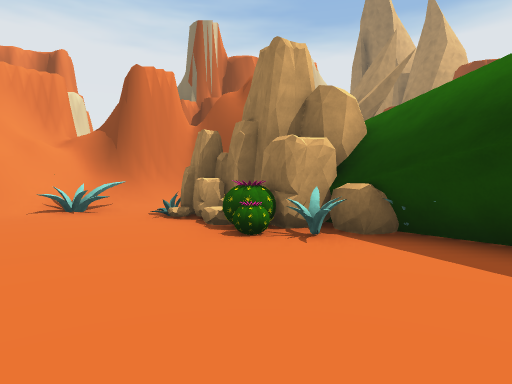
View 1 (above)

23 first-person views from a walk through a scene from a Unity 3-D project. The camera is 1.3 m above the floor, tilts 2° down and sees 75° across. The floor is counted in squares, 2 m on a side. Each view is taken from the middle of a square. On the plan, view 1 faces up. The plan holds only what a view shows up to about 10 squares ahead; the rest is blank. The place goes on beyond the plan. The player is left out. Some surface patterns are stand-ins.

View 2
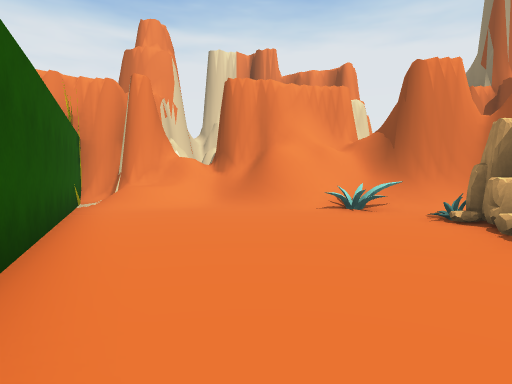

View 3
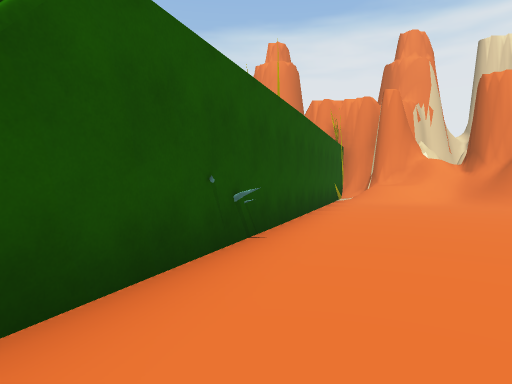

View 4
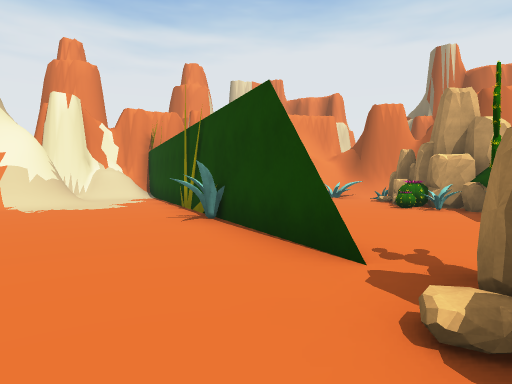

View 5
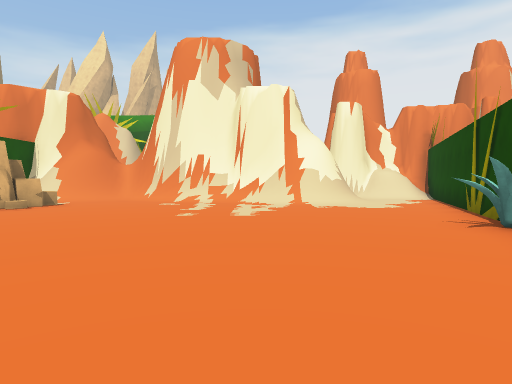

View 6
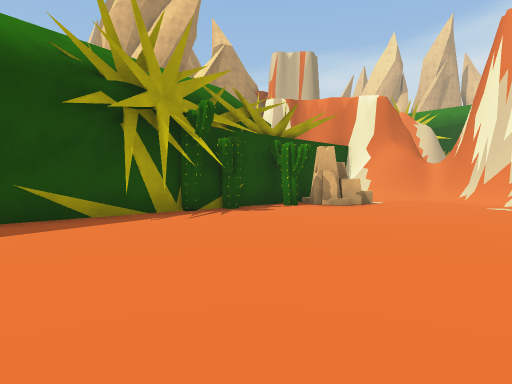

View 7
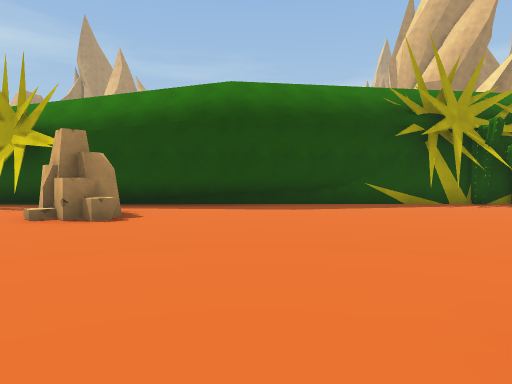

View 8
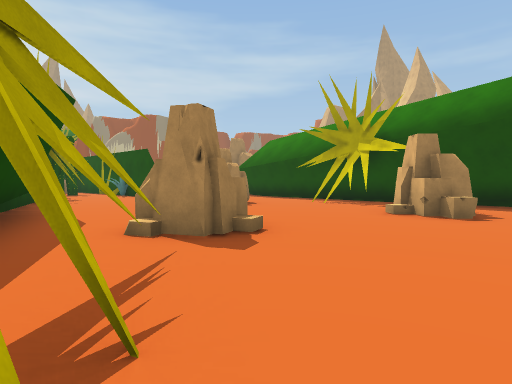

View 9
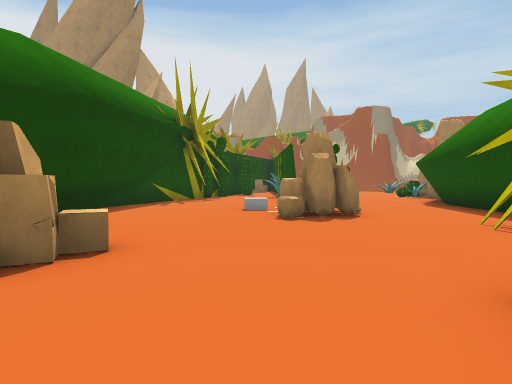

View 10
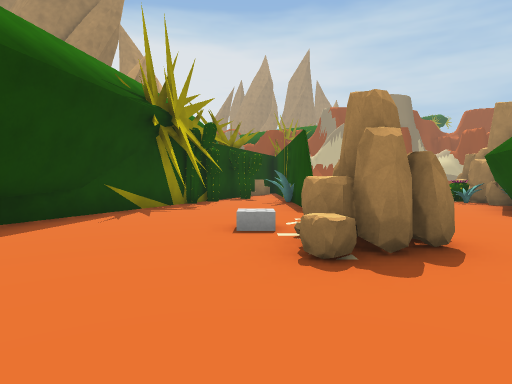

View 11
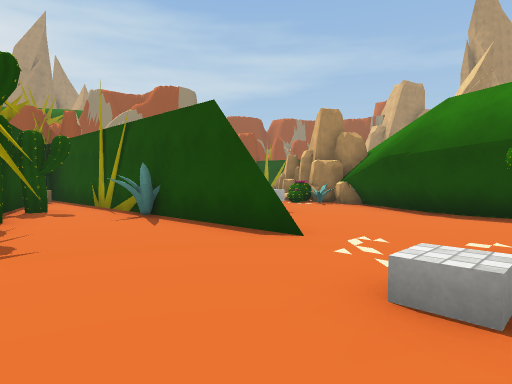

View 12
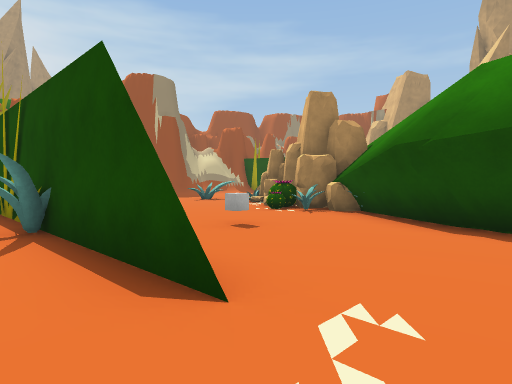

View 13
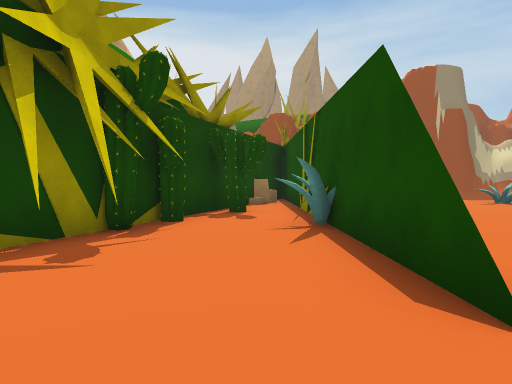

View 14
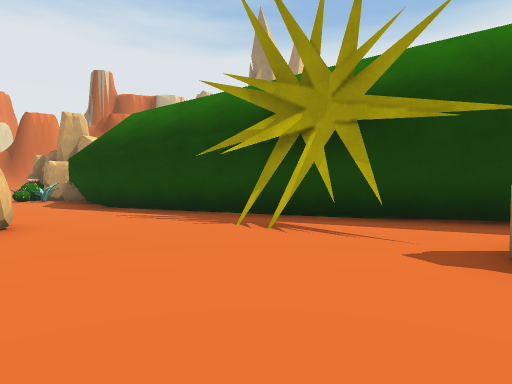

View 15
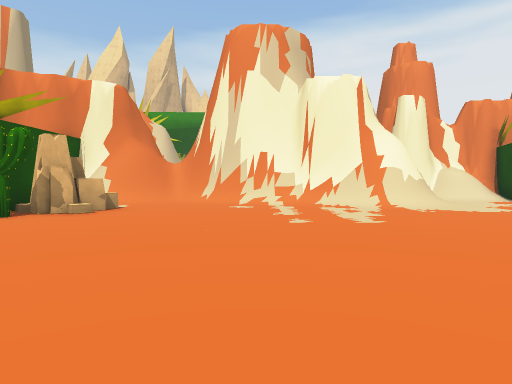

View 16
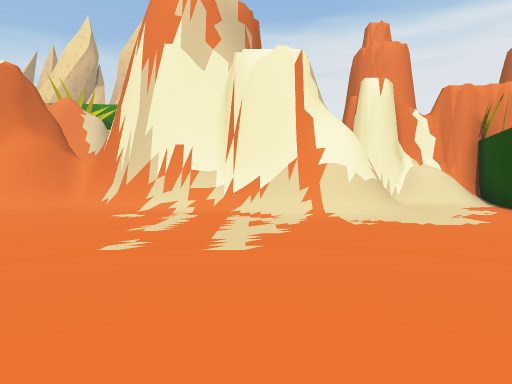

View 17
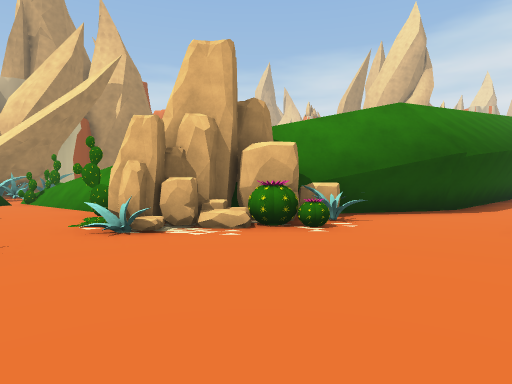

View 18
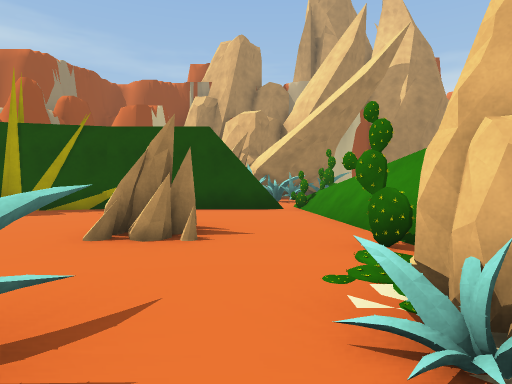

View 19
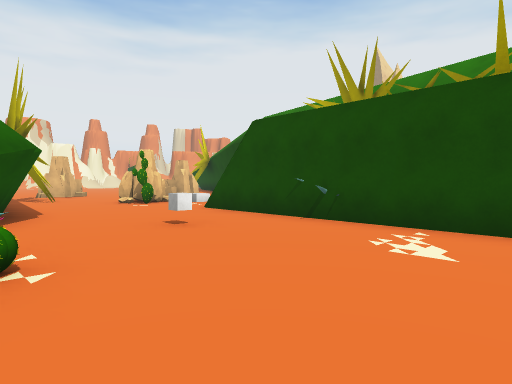

View 20
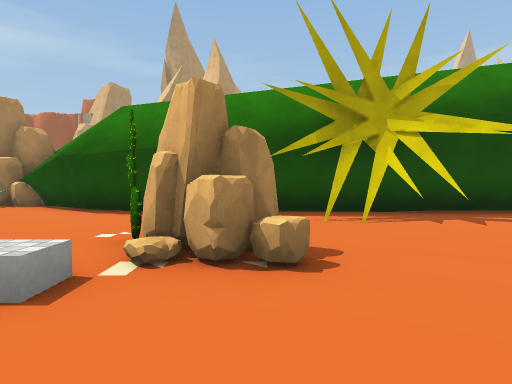

View 21
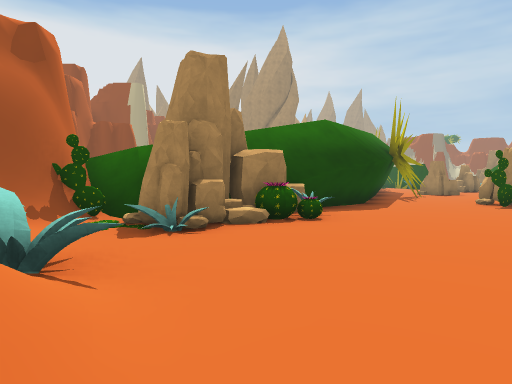

View 22
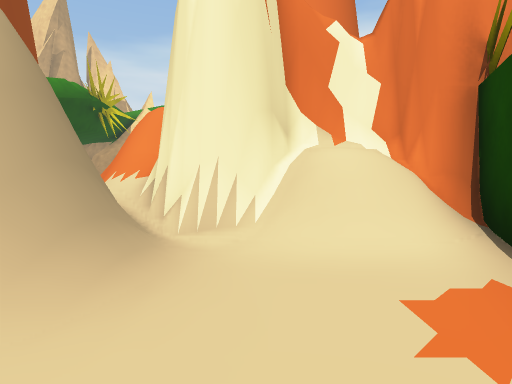

View 23
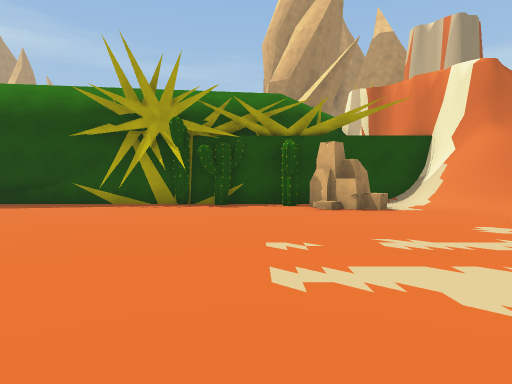

### Floor plan
Key: @ floor where view 1 was taken; # wall or solid block; x gap in a wall; . floor; / step, stairs or slope; = window, fence, low wall or low ledge; R rock; C cactus; U cube; O other object.
Columns run from 10 left of view 1 to 24 right of it. Each row starts with its distance up from view 1.
  9       ######
  8    #####//C#
  7   ###=OO.R##
  6   #/#=O.OR##
  5  ##//.....C#
  4 ##//......COO
  3 #//.........##
  2 ####.........###
  1 #/.####........###
  0 #/....###.@......##
 -1 ###/....OO##.C...######
 -2   ##/........R....#...#####
 -3    #/........RR.....R.....###
 -4   ##.............../R.......#C###
 -5   #/..........................C.##
 -6   #/............................C##
 -7   #....................RC..###O####
 -8   #...............RR...RC.........
 -9   #..R............R.##=......U.....
-10   #/RR....##.........x.............
-11   ####C#CC############ #####.......
-12                            ##RC...O
-13                             ##RRR.O
-14                              ##RR.O
-15                                 C..
-16                                #C.R
-17                                #..R
-18                                #...
-19                                ##..
-20                                ####

Positions as (right, up) in squares from view 1, and headings:
1: (0, 0), facing up
2: (0, 0), facing up-left
3: (2, 0), facing left
4: (3, -4), facing up-left
5: (3, -4), facing left
6: (3, -5), facing down-left
7: (5, -2), facing down
8: (6, -1), facing down-right
9: (7, -6), facing right
10: (10, -6), facing right
11: (14, -4), facing down-right
12: (15, -6), facing down-right
13: (15, -6), facing right
14: (7, -6), facing up
15: (2, -6), facing left
16: (0, -4), facing left
17: (24, -9), facing down-left
18: (23, -12), facing down
19: (23, -12), facing up-left
20: (13, -4), facing down
21: (-6, 5), facing right
22: (-6, 0), facing left
23: (-3, -2), facing down
